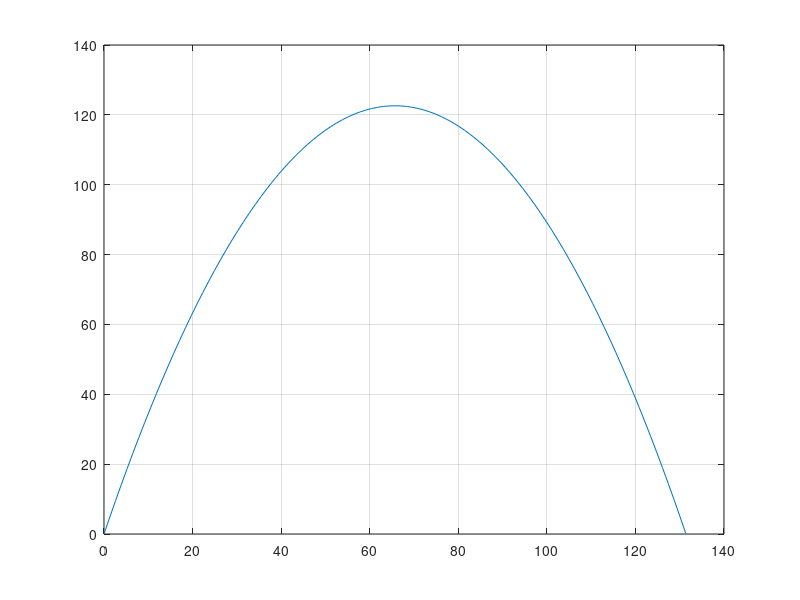

Write the MATLAB code that produced this figure.
theta0 = 5*pi/12;
v0 = 50.75;
g = 9.8;

y0 = 0;
x0 = 0;

t=0:0.1:10;

y = y0 - 0.5*g*t.*t + t*v0*sin(theta0);

x = x0 + t*v0*cos(theta0);
plot(x,y);
grid on
